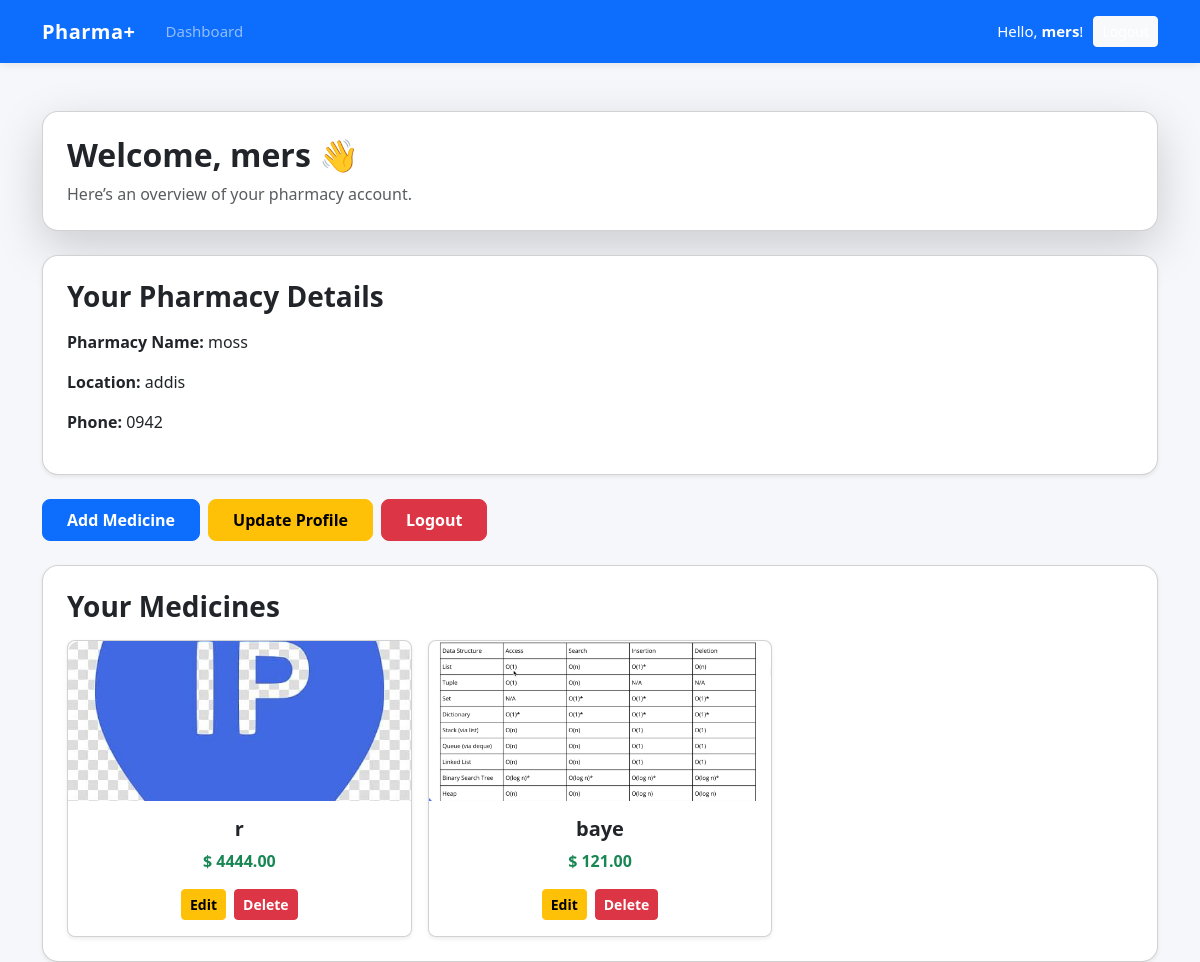
Page /dashboard/ (signed in) on the committed database.
### member/models.py (models this page shows, shortened)
class CustomUser(AbstractUser):
    ROLE_CHOICES = (
        ('customer', 'Customer'),
        ('pharmacy_owner', 'Pharmacy Owner'),
    )
    role = models.CharField(max_length=20, choices=ROLE_CHOICES, default='customer')

class PharmacyOwnerProfile(models.Model):
    user = models.OneToOneField(settings.AUTH_USER_MODEL, on_delete=models.CASCADE)
    pharmacy_name = models.CharField(max_length=200)
    location = models.CharField(max_length=255)
    phone = models.CharField(max_length=20)
    verification_document = models.FileField(upload_to='verification_docs/')
    is_verified = models.BooleanField(default=False)

class Medicine(models.Model):
    owner = models.ForeignKey(PharmacyOwnerProfile, on_delete=models.CASCADE)
    name = models.CharField(max_length=100)
    category = models.CharField(max_length=100)
    description = models.TextField()
    image = models.ImageField(upload_to='medicine_images/')
    price = models.DecimalField(max_digits=10, decimal_places=2)
    stock = models.PositiveIntegerField()
    created_at = models.DateTimeField(auto_now_add=True)
    updated_at = models.DateTimeField(auto_now=True)
    expiry_date = models.DateField(null=True, blank=True)  # NEW
    location = models.CharField(max_length=255, blank=True, null=True)  # NEW

### member/views.py (the view)
# urls.py: path("dashboard/", PharmacyDashboardView.as_view(), name="dashboard"),
@method_decorator(login_required, name="dispatch")
class PharmacyDashboardView(TemplateView):
    template_name = "member/pharmacy_dashboard.html"
    def get(self, request, *args, **kwargs):
        if request.user.role != "pharmacy_owner":
            return redirect("login")
        profile = request.user.pharmacyownerprofile
        if not profile.is_verified:
            return redirect("not_verified")
        context = {"profile": profile, "medicines": profile.medicine_set.all()}
        return self.render_to_response(context)

### member/templates/member/pharmacy_dashboard.html (shortened to what this page needs)
{% extends 'member/base.html' %}
{% block content %}
<div class="container mt-5">
    <div class="card shadow-lg rounded-4 p-4 mb-4">
        <h2 class="fw-bold mb-2">Welcome, {{ profile.user.username }} 👋</h2>
        <p class="text-muted mb-0">Here’s an overview of your pharmacy account.</p>
    </div>
    <div class="card shadow-sm rounded-4 p-4 mb-4">
        <h3 class="fw-semibold mb-3">Your Pharmacy Details</h3>
        <p><strong>Pharmacy Name:</strong> {{ profile.pharmacy_name }}</p>
        <p><strong>Location:</strong> {{ profile.location }}</p>
        <p><strong>Phone:</strong> {{ profile.phone }}</p>
    </div>
    <div class="mb-4 d-flex flex-wrap gap-2">
        <a href="{% url 'add_medicine' %}" class="btn btn-primary fw-semibold px-4 py-2 rounded-3">Add Medicine</a>
        <a href="{% url 'update_profile' %}" class="btn btn-warning fw-semibold px-4 py-2 rounded-3">Update Profile</a>
        <a href="{% url 'logout' %}" class="btn btn-danger fw-semibold px-4 py-2 rounded-3">Logout</a>
    </div>
    <div class="card shadow-sm rounded-4 p-4">
        <h3 class="fw-semibold mb-3">Your Medicines</h3>
        {% if medicines %}
            <div class="row row-cols-1 row-cols-md-3 g-3">
                {% for med in medicines %}
                    <div class="col">
                        <div class="card h-100 shadow-sm rounded-3">
                            {% if med.image %}
                                <img src="{{ med.image.url }}" class="card-img-top"
                                     style="height:160px; object-fit:cover; border-radius: 0.75rem 0.75rem 0 0;">
                            {% endif %}
                            <div class="card-body text-center">
                                <h5 class="card-title fw-semibold">{{ med.name }}</h5>
                                <p class="card-text text-success fw-semibold">$ {{ med.price }}</p>
                                <div class="d-flex justify-content-center gap-2 mt-2">
                                    <a href="{% url 'edit_medicine' med.id %}" class="btn btn-warning btn-sm fw-semibold">
                                        Edit
                                    </a>
                                    <a href="{% url 'delete_medicine' med.id %}" class="btn btn-danger btn-sm fw-semibold">
                                        Delete
                                    </a>
                                </div>
                            </div>
                        </div>
                    </div>
                {% endfor %}
            </div>
        {% else %}
            <p class="text-muted">No medicines added yet.</p>
        {% endif %}
    </div>
</div>
{% endblock %}

### member/templates/member/base.html (shortened to what this page needs)
<!DOCTYPE html>
<html lang="en">
<head>
    <link href="https://cdn.jsdelivr.net/npm/bootstrap@5.3.2/dist/css/bootstrap.min.css" rel="stylesheet">
</head>
<body>
<nav class="navbar navbar-expand-lg navbar-dark bg-primary">
  <div class="container">
    <a class="navbar-brand" href="{% url 'home' %}">Pharma+</a>
    <div class="collapse navbar-collapse" id="navbarContent">
      <ul class="navbar-nav me-auto mb-2 mb-lg-0">
        {% if user.is_authenticated %}
            {% if user.role == 'customer' %}
                <li class="nav-item">
                    <a class="nav-link" href="{% url 'customer_welcome' %}">Browse Medicines</a>
                </li>
            {% elif user.role == 'pharmacy_owner' %}
                <li class="nav-item">
                    <a class="nav-link" href="{% url 'dashboard' %}">Dashboard</a>
                </li>
            {% endif %}
        {% endif %}
      </ul>
      <span class="navbar-text">
        {% if user.is_authenticated %}
            <span class="text-white">Hello, <strong>{{ user.username }}</strong>!</span>
            <a href="{% url 'logout' %}" class="btn btn-light btn-sm">Logout</a>
        {% else %}
            <div class="auth-buttons">
                <a href="{% url 'login' %}" class="btn btn-solid-grey btn-sm">Login</a>
                <a href="{% url 'register_customer' %}" class="btn btn-success btn-sm">Register Customer</a>
                <a href="{% url 'register_pharmacy' %}" class="btn btn-warning btn-sm">Register Pharmacy</a>
            </div>
        {% endif %}
      </span>
    </div>
  </div>
</nav>
{% block content %}{% endblock %}
</body>
</html>

### member/templates/member/base.html (style rules this page uses)
body { background: #f5f7fb; font-family: "Segoe UI", Arial, sans-serif; }
.navbar { box-shadow: 0 2px 8px rgba(0,0,0,0.08); }
.navbar-brand { font-weight: 600; letter-spacing: 0.5px; }
.nav-link { font-size: 15px; font-weight: 500; padding-left: 14px !important; padding-right: 14px !important; }
.navbar-text { display: flex; align-items: center; gap: 10px; font-size: 15px; }

### rows in the picture
CustomUser: username "mers"
PharmacyOwnerProfile: user.username "mers", pharmacy_name "moss", location "addis", phone "0942"
Medicine: image (picture), name "r", price "4444.00"
Medicine: image (picture), name "baye", price "121.00"
